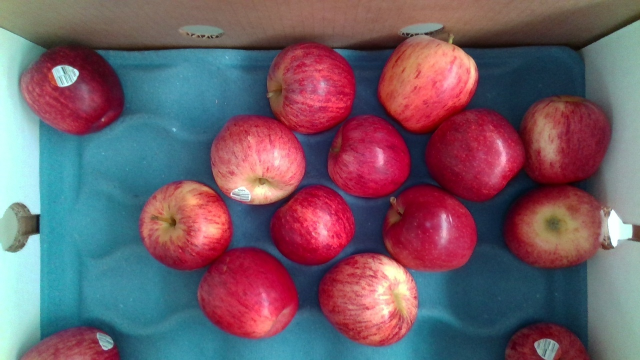
#> input picture apples.PNG, 640 x 360 px, found by its file name
$ python Tutorial8.py
#> lines starting #> are read from the running program, lines starting #| are printed output that depends on the picture
import os
import sys

import cv2 as cv
import numpy as np

def main():

    filepath = os.getcwd() + "/apples.png"
    img = cv.imread(filepath, cv.IMREAD_COLOR)
#> img is the input picture: shape (360, 640, 3); mean B, G, R 104.2, 92.2, 114

    if (img is None):
        print(f'Error:Image not found')
        return 1

    print(img.shape)
#| (360, 640, 3)
    resized = cv.resize(img, None, fx=0.5, fy=0.5)

    T = np.array([[1, 0, 160],[0, 1, 120]], dtype=np.float32)
    translated = cv.warpAffine(img, T, (640, 360))
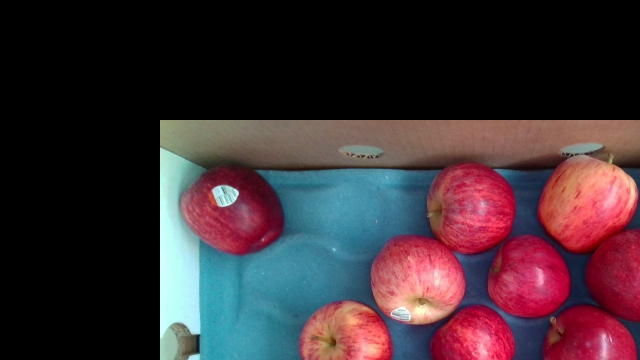
#> translated: shape (360, 640, 3); mean B, G, R 52.6, 46.4, 62.8

    R = cv.getRotationMatrix2D((320, 180),90,1)
    rotated = cv.warpAffine(img, R, (640, 360))
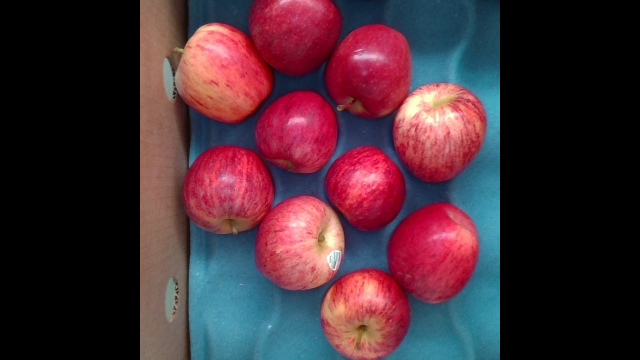
#> rotated: shape (360, 640, 3); mean B, G, R 53.3, 43.9, 70.3

    pts1 = np.array([[50, 50], [200, 50], [50, 200]], dtype=np.float32)
    pts2 = np.array([[10,100],[200,50],[100,250]], dtype=np.float32)
    A = cv.getAffineTransform(pts1, pts2)
    warped_A = cv.warpAffine(img, A, (640, 360))
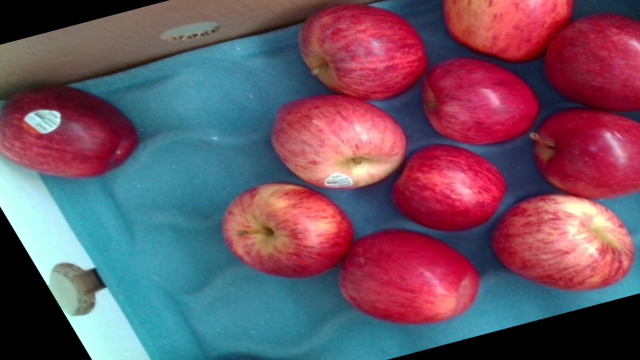
#> warped_A: shape (360, 640, 3); mean B, G, R 100.2, 83.9, 110

    pts1 = np.float32([[56,65],[368,52],[28,387],[389,390]])
    pts2 = np.float32([[0,0],[300,0],[0,300],[300,300]])
    P = cv.getPerspectiveTransform(pts1,pts2)
    warped_P = cv.warpPerspective(img, P, (640,360))
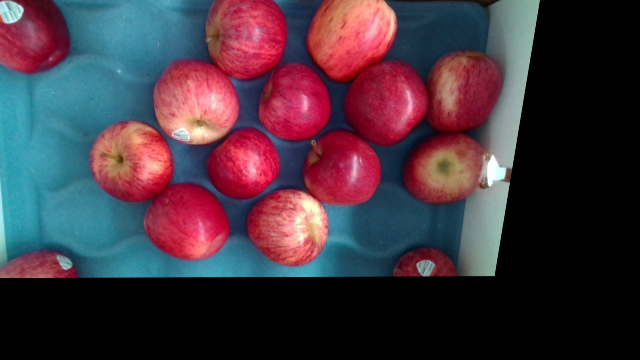
#> warped_P: shape (360, 640, 3); mean B, G, R 63.1, 52.3, 68.9

    cv.imshow("img", img)
    cv.imshow("resized", resized)
    cv.imshow("translated", translated)
    cv.imshow("rotated", rotated)
    cv.imshow("warped_A", warped_A)
    cv.imshow("warped_P", warped_P)

    cv.waitKey(0)
    cv.destroyAllWindows()

    return 0

if __name__ == "__main__":
    sys.exit(main())
#> (the program exits here)
